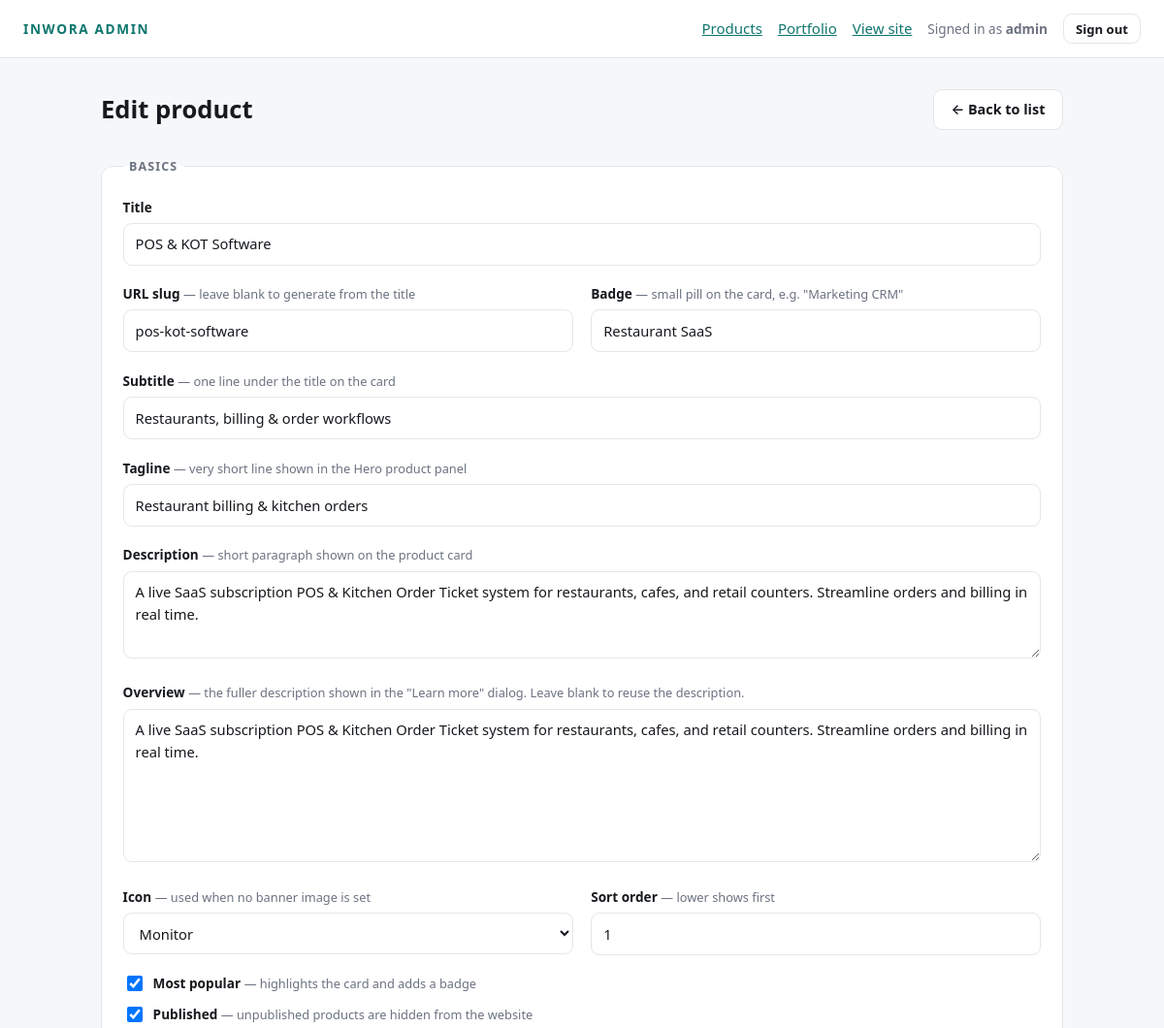
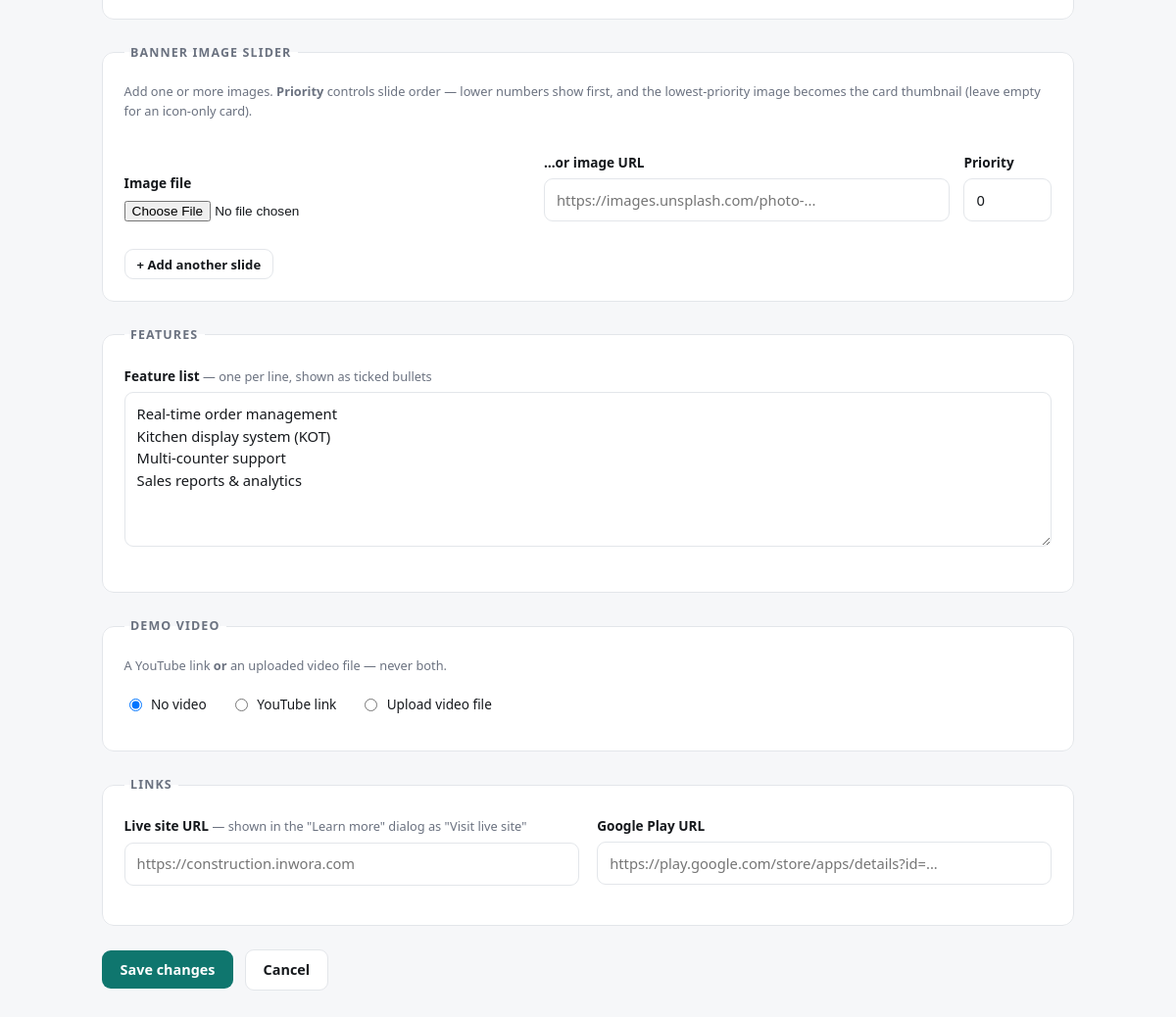
Screenshot of /admin/products/2/edit (signed in) with the database file from the repository (2 pictures, top to bottom).
### tables this page shows
CREATE TABLE IF NOT EXISTS `products` (
  `id`             INT UNSIGNED NOT NULL AUTO_INCREMENT,
  `slug`           VARCHAR(160) NOT NULL,
  `title`          VARCHAR(200) NOT NULL,
  `subtitle`       VARCHAR(255) NOT NULL DEFAULT '',
  `badge`          VARCHAR(120) NOT NULL DEFAULT '',
  `tagline`        VARCHAR(255) NOT NULL DEFAULT '',
  `description`    TEXT         NOT NULL,
  `overview`       LONGTEXT     NULL,
  `icon`           VARCHAR(60)  NOT NULL DEFAULT 'Boxes',
  `image`          VARCHAR(500) NOT NULL DEFAULT '',
  `video_type`     ENUM('youtube', 'upload') NULL DEFAULT NULL,
  `video_url`      VARCHAR(500) NULL,
  `video_file`     VARCHAR(500) NULL,
  `live_url`       VARCHAR(500) NULL,
  `play_store_url` VARCHAR(500) NULL,
  `is_featured`    TINYINT(1)   NOT NULL DEFAULT 0,
  `sort_order`     INT          NOT NULL DEFAULT 0,
  `is_published`   TINYINT(1)   NOT NULL DEFAULT 1,
  `created_at`     TIMESTAMP    NOT NULL DEFAULT CURRENT_TIMESTAMP,
  `updated_at`     TIMESTAMP    NOT NULL DEFAULT CURRENT_TIMESTAMP ON UPDATE CURRENT_TIMESTAMP,
  PRIMARY KEY (`id`),
  UNIQUE KEY `uq_products_slug` (`slug`),
  KEY `idx_products_listing` (`is_published`, `sort_order`)
);

### admin/controller.php (called while the page is built, shortened)
<?php
require_once dirname(__DIR__) . '/src/helpers.php';
require_once dirname(__DIR__) . '/src/ProductRepository.php';
function view(string $name, array $data = []): void
{
    extract($data, EXTR_SKIP);
    require __DIR__ . '/views/' . $name . '.php';
    require __DIR__ . '/views/layout.php';
    exit;
}
function admin_product_form(?int $id): void
{
    $repo = new ProductRepository();
    $product = null;
    if ($id !== null) {
        $product = $repo->findById($id);
    }
    view('product-form', [
        'title'   => $product ? 'Edit product' : 'New product',
        'product' => $product,
    ]);
}

### config/database.php (called while the page is built, shortened)
<?php
require_once __DIR__ . '/env.php';
function db(): PDO
{
    static $pdo = null;
    $dsn = sprintf(
        'mysql:host=%s;port=%d;dbname=%s;charset=utf8mb4',
        env('DB_HOST', '127.0.0.1'),
        env_int('DB_PORT', 3306),
        env('DB_DATABASE', 'inworalanding')
    );
    try {
        $pdo = new PDO($dsn, env('DB_USERNAME', 'root'), env('DB_PASSWORD', ''), [
            PDO::ATTR_ERRMODE            => PDO::ERRMODE_EXCEPTION,
            PDO::ATTR_DEFAULT_FETCH_MODE => PDO::FETCH_ASSOC,
            PDO::ATTR_EMULATE_PREPARES   => false,
        ]);
    } catch (PDOException $e) {
        throw new RuntimeException(
            'Database connection failed. Check the DB_* values in backend/.env and make sure MySQL is running. '
            . 'Original error: ' . $e->getMessage(),
            0,
            $e
        );
    }
    return $pdo;
}

### src/ProductRepository.php (called while the page is built, shortened)
<?php
require_once dirname(__DIR__) . '/config/database.php';
require_once __DIR__ . '/helpers.php';
class ProductRepository
{
    private PDO $db;
    public function __construct(?PDO $db = null)
    {
        $this->db = $db ?? db();
    }
    public function findById(int $id): ?array
    {
        $stmt = $this->db->prepare('SELECT * FROM products WHERE id = ?');
        $stmt->execute([$id]);
        $product = $stmt->fetch();
        return $product ? $this->attachChildren([$product])[0] : null;
    }
    private function attachChildren(array $products): array
    {
        $ids = array_column($products, 'id');
        $features = $this->childrenFor('product_features', 'feature', $ids);
        $banners = $this->bannersFor($ids);
        foreach ($products as &$product) {
            $product['id'] = (int) $product['id'];
            $product['sort_order'] = (int) $product['sort_order'];
            $product['is_featured'] = (int) $product['is_featured'];
            $product['is_published'] = (int) $product['is_published'];
            $product['features'] = $features[$product['id']] ?? [];
        }
        return $products;
    }
    private function bannersFor(array $productIds): array
    {
        $placeholders = implode(', ', array_fill(0, count($productIds), '?'));
        $stmt = $this->db->prepare(
            "SELECT id, product_id, image, sort_order FROM product_banners
             WHERE product_id IN ($placeholders) ORDER BY sort_order ASC, id ASC"
        );
        $stmt->execute($productIds);
        $grouped = [];
        foreach ($stmt->fetchAll() as $row) {
            $grouped[(int) $row['product_id']][] = [
                'id'         => (int) $row['id'],
                'image'      => $row['image'],
                'sort_order' => (int) $row['sort_order'],
            ];
        }
        return $grouped;
    }
    private function childrenFor(string $table, string $column, array $productIds): array
    {
        $placeholders = implode(', ', array_fill(0, count($productIds), '?'));
        $stmt = $this->db->prepare(
            "SELECT product_id, $column FROM $table WHERE product_id IN ($placeholders) ORDER BY sort_order ASC, id ASC"
        );
        $stmt->execute($productIds);
        $grouped = [];
        foreach ($stmt->fetchAll() as $row) {
            $grouped[(int) $row['product_id']][] = $row[$column];
        }
        return $grouped;
    }
}

### src/helpers.php (called while the page is built, shortened)
<?php
require_once dirname(__DIR__) . '/config/env.php';
function base_url(): string
{
    static $base = null;
    if ($base !== null) {
        return $base;
    }
    $host = $_SERVER['HTTP_HOST'] ?? '';
    $https = (!empty($_SERVER['HTTPS']) && strtolower((string) $_SERVER['HTTPS']) !== 'off')
        || (($_SERVER['HTTP_X_FORWARDED_PROTO'] ?? '') === 'https');
    $prefix = rtrim(parse_url(env('APP_URL', ''), PHP_URL_PATH) ?: '', '/');
    return $base = ($https ? 'https' : 'http') . '://' . $host . $prefix;
}
function url(string $path = ''): string
{
    $cleanPath = '/' . ltrim($path, '/');
    return base_url() . $cleanPath;
}
function e(?string $value): string
{
    return htmlspecialchars($value ?? '', ENT_QUOTES | ENT_SUBSTITUTE, 'UTF-8');
}

### config/env.php (called while the page is built, shortened)
<?php
function env(string $key, ?string $default = null): ?string
{
    if (isset($_ENV[$key])) {
        return $_ENV[$key];
    }
    $value = getenv($key);
    return $value !== false ? $value : $default;
}

### admin/views/product-form.php (the view, shortened to what this page needs)
<?php
$isEdit = $product !== null;
$action = $isEdit ? url('/admin/products/' . $product['id']) : url('/admin/products');
$val = static fn (string $key, string $default = '') => e((string) ($product[$key] ?? $default));
$videoMode = $product['video_type'] ?? 'none';
$banners = $product['banners'] ?? [];
?>
<div class="page-head">
  <h1><?= $isEdit ? 'Edit product' : 'New product' ?></h1>
  <a class="btn btn-outline" href="<?= e(url('/admin/products')) ?>">← Back to list</a>
</div>
<form method="post" action="<?= e($action) ?>" enctype="multipart/form-data">
  <fieldset>
    <legend>Basics</legend>
    <div class="field">
      <label for="title">Title</label>
      <input type="text" id="title" name="title" value="<?= $val('title') ?>" required>
    </div>
    <div class="grid-2">
      <div class="field">
        <label for="slug">URL slug <span class="hint">— leave blank to generate from the title</span></label>
        <input type="text" id="slug" name="slug" value="<?= $val('slug') ?>" placeholder="unified-business-erp">
      </div>
      <div class="field">
        <label for="badge">Badge <span class="hint">— small pill on the card, e.g. "Marketing CRM"</span></label>
        <input type="text" id="badge" name="badge" value="<?= $val('badge') ?>" placeholder="Business Software">
      </div>
    </div>
    <div class="field">
      <label for="subtitle">Subtitle <span class="hint">— one line under the title on the card</span></label>
      <input type="text" id="subtitle" name="subtitle" value="<?= $val('subtitle') ?>" placeholder="Restaurants, billing & order workflows">
    </div>
    <div class="field">
      <label for="tagline">Tagline <span class="hint">— very short line shown in the Hero product panel</span></label>
      <input type="text" id="tagline" name="tagline" value="<?= $val('tagline') ?>" placeholder="Restaurant billing & kitchen orders">
    </div>
    <div class="field">
      <label for="description">Description <span class="hint">— short paragraph shown on the product card</span></label>
      <textarea id="description" name="description" rows="3"><?= $val('description') ?></textarea>
    </div>
    <div class="field">
      <label for="overview">Overview <span class="hint">— the fuller description shown in the "Learn more" dialog. Leave blank to reuse the description.</span></label>
      <textarea id="overview" name="overview" rows="6"><?= $val('overview') ?></textarea>
    </div>
    <div class="grid-2">
      <div class="field">
        <label for="icon">Icon <span class="hint">— used when no banner image is set</span></label>
        <select id="icon" name="icon">
          <?php foreach (ProductRepository::ICONS as $icon): ?>
            <option value="<?= e($icon) ?>" <?= ($product['icon'] ?? 'Boxes') === $icon ? 'selected' : '' ?>>
              <?= e($icon) ?>
            </option>
          <?php endforeach; ?>
        </select>
      </div>
      <div class="field">
        <label for="sort_order">Sort order <span class="hint">— lower shows first</span></label>
        <input type="number" id="sort_order" name="sort_order" value="<?= $val('sort_order', '0') ?>">
      </div>
    </div>
    <div class="checkbox">
      <input type="checkbox" id="is_featured" name="is_featured" value="1" <?= ($product['is_featured'] ?? 0) ? 'checked' : '' ?>>
      <label for="is_featured">Most popular <span class="hint">— highlights the card and adds a badge</span></label>
    </div>
    <div class="checkbox" style="margin-top:.6rem">
      <input type="checkbox" id="is_published" name="is_published" value="1"
             <?= (!$isEdit || $product['is_published']) ? 'checked' : '' ?>>
      <label for="is_published">Published <span class="hint">— unpublished products are hidden from the website</span></label>
    </div>
  </fieldset>
  <fieldset>
    <legend>Banner image slider</legend>
    <p class="hint" style="margin:0 0 1.1rem">
      Add one or more images. <strong>Priority</strong> controls slide order — lower numbers show first, and the
      lowest-priority image becomes the card thumbnail (leave empty for an icon-only card).
    </p>
    <div id="banner-new-slides">
      <div class="banner-slide banner-slide-new">
        <div class="field">
          <label>Image file</label>
          <input type="file" name="banner_new_file[]" accept="image/*">
        </div>
        <div class="field">
          <label>…or image URL</label>
          <input type="text" name="banner_new_url[]" placeholder="https://images.unsplash.com/photo-...">
        </div>
        <div class="field field-priority">
          <label>Priority</label>
          <input type="number" name="banner_new_priority[]" value="<?= count($banners) * 10 ?>">
        </div>
      </div>
    </div>
    <p style="margin:.9rem 0 0">
      <button type="button" class="btn btn-outline btn-sm" id="banner-add-btn">+ Add another slide</button>
    </p>
  </fieldset>
  <fieldset>
    <legend>Features</legend>
    <div class="field">
      <label for="features">Feature list <span class="hint">— one per line, shown as ticked bullets</span></label>
      <textarea id="features" name="features" rows="6" placeholder="Real-time order management&#10;Kitchen display system (KOT)&#10;Multi-counter support"><?= e(implode("\n", $product['features'] ?? [])) ?></textarea>
    </div>
  </fieldset>
  <fieldset>
    <legend>Demo video</legend>
    <p class="hint" style="margin:0 0 1.1rem">A YouTube link <strong>or</strong> an uploaded video file — never both.</p>
    <div class="video-mode-options">
      <label>
        <input type="radio" name="video_mode" value="none" <?= $videoMode === 'none' ? 'checked' : '' ?>>
        No video
      </label>
      <label>
        <input type="radio" name="video_mode" value="youtube" <?= $videoMode === 'youtube' ? 'checked' : '' ?>>
        YouTube link
      </label>
      <label>
        <input type="radio" name="video_mode" value="upload" <?= $videoMode === 'upload' ? 'checked' : '' ?>>
        Upload video file
      </label>
    </div>
  </fieldset>
  <fieldset>
    <legend>Links</legend>
    <div class="grid-2">
      <div class="field">
        <label for="live_url">Live site URL <span class="hint">— shown in the "Learn more" dialog as "Visit live site"</span></label>
        <input type="text" id="live_url" name="live_url" value="<?= $val('live_url') ?>" placeholder="https://construction.inwora.com">
      </div>
      <div class="field">
        <label for="play_store_url">Google Play URL</label>
        <input type="text" id="play_store_url" name="play_store_url" value="<?= $val('play_store_url') ?>" placeholder="https://play.google.com/store/apps/details?id=...">
      </div>
    </div>
  </fieldset>
  <div class="actions">
    <button class="btn" type="submit"><?= $isEdit ? 'Save changes' : 'Create product' ?></button>
    <a class="btn btn-outline" href="<?= e(url('/admin/products')) ?>">Cancel</a>
  </div>
</form>

### admin/views/layout.php (style rules this page uses)
*, *::before, *::after { box-sizing: border-box; }
:root { --bg: #f6f7f9; --card: #fff; --border: #e3e6ea; --text: #16191d; --muted: #6b7280; --primary: #0f766e; --primary-dark: #115e57; --danger: #b91c1c; --radius: 12px; }
body { margin: 0; background: var(--bg); color: var(--text); font: 15px/1.55 system-ui, -apple-system, "Segoe UI", Roboto, sans-serif; }
a { color: var(--primary); }
h1 { font-size: 1.6rem; margin: 0; }
.page-head { display: flex; align-items: center; gap: 1rem; margin-bottom: 1.75rem; flex-wrap: wrap; }
.btn { display: inline-flex; align-items: center; gap: .45rem; border: 1px solid transparent; background: var(--primary); color: #fff; padding: .55rem 1.1rem; border-radius: 9px; font-size: .9rem; font-weight: 600; cursor: pointer; text-decoration: none; font-family: inherit; }
.btn-outline { background: #fff; color: var(--text); border-color: var(--border); }
.btn-sm { padding: .35rem .75rem; font-size: .82rem; }
label { display: block; font-weight: 600; font-size: .85rem; margin-bottom: .35rem; }
.hint { font-weight: 400; color: var(--muted); font-size: .8rem; }
input[type=text], input[type=url], input[type=number], input[type=password], textarea, select { width: 100%; padding: .6rem .75rem; border: 1px solid var(--border); border-radius: 9px; font: inherit; font-size: .92rem; background: #fff; color: var(--text); }
input[type=file] { font-size: .85rem; }
textarea { resize: vertical; min-height: 90px; }
.field { margin-bottom: 1.15rem; }
.grid-2 { display: grid; grid-template-columns: repeat(auto-fit, minmax(230px, 1fr)); gap: 1.15rem; }
fieldset { border: 1px solid var(--border); border-radius: var(--radius); padding: 1.35rem; margin: 0 0 1.5rem; background: #fff; }
legend { font-weight: 700; font-size: .78rem; text-transform: uppercase; letter-spacing: .09em; color: var(--muted); padding: 0 .4rem; }
.checkbox { display: flex; align-items: center; gap: .5rem; }
.checkbox input { width: 16px; height: 16px; }
.checkbox label { margin: 0; }
.actions { display: flex; gap: .75rem; align-items: center; flex-wrap: wrap; }

### admin/views/product-form.php (style rules this page uses)
.banner-slide { display: flex; align-items: flex-end; gap: .9rem; padding: .85rem 0; border-bottom: 1px solid var(--border); }
.banner-slide:last-child { border-bottom: 0; }
.banner-slide .field { flex: 1; margin: 0; min-width: 0; }
.banner-slide .field-priority { flex: 0 0 90px; }
.video-mode-options { display: flex; flex-wrap: wrap; gap: 1.5rem; margin-bottom: 1rem; }
.video-mode-options label { display: inline-flex; align-items: center; gap: .4rem; margin: 0; font-weight: 500; }
.video-mode-options input { width: auto; }

### rows the page displays
products: title "POS & KOT Software", slug "pos-kot-software", badge "Restaurant SaaS", subtitle "Restaurants, billing & order workflows", tagline "Restaurant billing & kitchen orders", description "A live SaaS subscription POS & Kitchen Order Ticket system for restaurants, cafes, and retail counters. Streamline orders and billing in real time.", overview "A live SaaS subscription POS & Kitchen Order Ticket system for restaurants, cafes, and retail counters. Streamline orders and billing in real time.", sort_order "1", is_featured "☑", is_published "☑", video_type "☑ No video", video_type "☐ YouTube link", video_type "☐ Upload video file"

### other values shown
Auth::username() "admin"
form field icon "Monitor"
